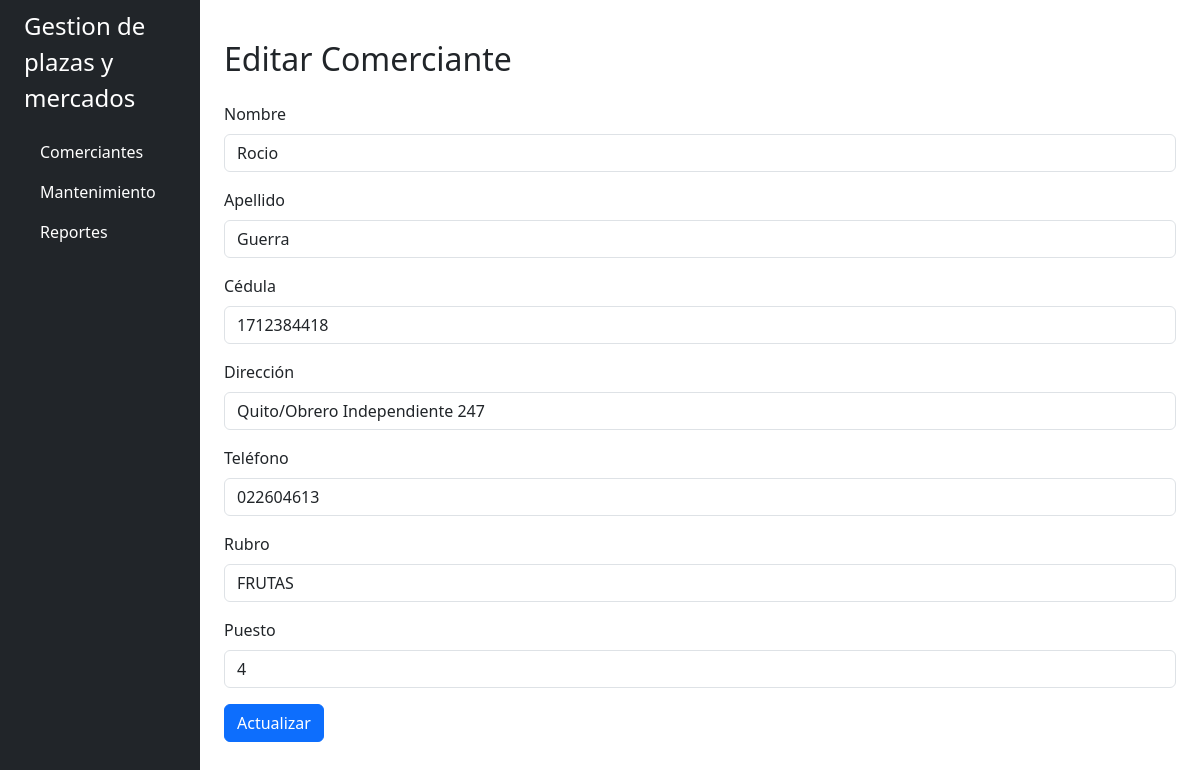
The page /comerciantes/editar/3 on the database its author committed.
### app/models.py (models this page shows)
class Comerciante(db.Model):
    id = db.Column(db.Integer, primary_key=True)
    nombre = db.Column(db.String(100), nullable=False)
    apellido = db.Column(db.String(100), nullable=False)
    cedula = db.Column(db.String(10), unique=True, nullable=False)
    direccion = db.Column(db.String(150), nullable=True)
    telefono = db.Column(db.String(15), nullable=True)
    rubro = db.Column(db.String(50), nullable=False)
    puesto = db.Column(db.String(20), nullable=False)
    activo = db.Column(db.Boolean, default=True)

### app/routes/comerciantes.py (the view, shortened to what this page needs)
@bp.route('/editar/<int:id>', methods=['GET', 'POST'])
def editar(id):
    comerciante = Comerciante.query.get_or_404(id)
    return render_template('comerciantes/form.html', comerciante=comerciante)

### app/templates/comerciantes/form.html (shortened to what this page needs)
{% extends 'base.html' %}
{% block content %}
<div class="container mt-4">
  <h2 class="mb-4">{{ 'Editar' if comerciante else 'Nuevo' }} Comerciante</h2>
  <form method="post">
    <div class="mb-3">
      <label for="nombre" class="form-label">Nombre</label>
      <input type="text" name="nombre" class="form-control" required value="{{ comerciante.nombre if comerciante else '' }}">
    </div>
    <div class="mb-3">
      <label for="apellido" class="form-label">Apellido</label>
      <input type="text" name="apellido" class="form-control" required value="{{ comerciante.apellido if comerciante else '' }}">
    </div>
    <div class="mb-3">
      <label for="cedula" class="form-label">Cédula</label>
      <input type="text" name="cedula" class="form-control" required value="{{ comerciante.cedula if comerciante else '' }}">
    </div>
    <div class="mb-3">
      <label for="direccion" class="form-label">Dirección</label>
      <input type="text" name="direccion" class="form-control" value="{{ comerciante.direccion if comerciante else '' }}">
    </div>
    <div class="mb-3">
      <label for="telefono" class="form-label">Teléfono</label>
      <input type="text" name="telefono" class="form-control" value="{{ comerciante.telefono if comerciante else '' }}">
    </div>
    <div class="mb-3">
      <label for="rubro" class="form-label">Rubro</label>
      <input type="text" name="rubro" class="form-control" required value="{{ comerciante.rubro if comerciante else '' }}">
    </div>
    <div class="mb-3">
      <label for="puesto" class="form-label">Puesto</label>
      <input type="text" name="puesto" class="form-control" required value="{{ comerciante.puesto if comerciante else '' }}">
    </div>
    <button type="submit" class="btn btn-primary">{{ 'Actualizar' if comerciante else 'Guardar' }}</button>
  </form>
</div>
{% endblock %}

### rows shown on the page
Comerciante: nombre "Rocio", apellido "Guerra", cedula "1712384418", direccion "Quito/Obrero Independiente 247", telefono "022604613", rubro "FRUTAS", puesto "4"

### other values the page prints
{{ 'Editar' if comerciante else 'Nuevo' }} "Editar"
{{ 'Actualizar' if comerciante else 'Guardar' }} "Actualizar"
